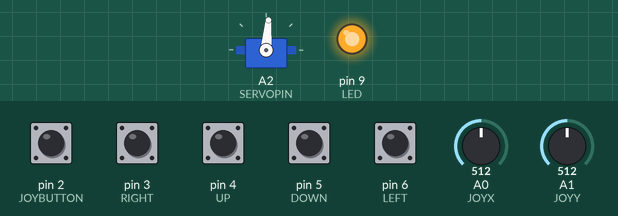
A sketch run on a simulated Arduino Uno, built with avr-gcc and run on an emulated ATmega328P. On the bench: servo, output pins drawn as LEDs (lit = HIGH). The test bench sets the inputs (shaded band); at power-on: pin 2 (JOYBUTTON), pin 3 (RIGHT), pin 4 (UP), pin 5 (DOWN), pin 6 (LEFT) HIGH, A0 (JOYX) = 512, A1 (JOYY) = 512.

Above: at 1.3 s.
1.4 s: A0 (JOYX) set to 716
At 2.5 s:
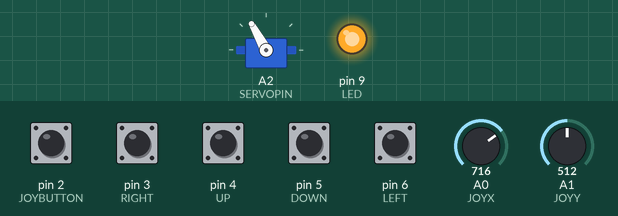
2.9 s: A0 (JOYX) set to 900
At 3.6 s:
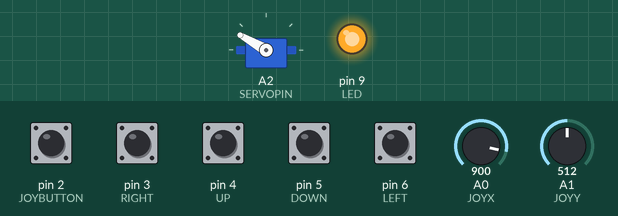
4.4 s: A0 (JOYX) set to 1023
At 4.8 s:
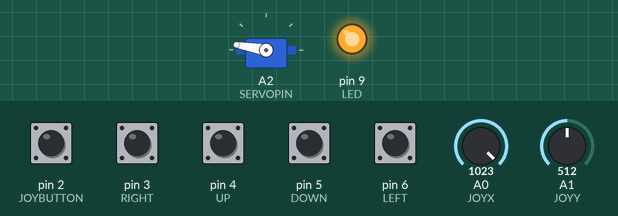
5.9 s: A0 (JOYX) set to 306
At 7.1 s:
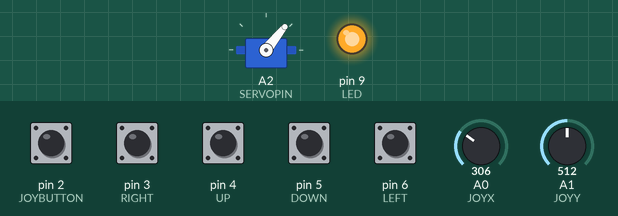
Timing chart, 0 to 8.9 s (numbered marks = the images above; inputs shaded):
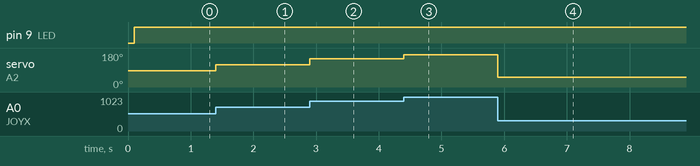

The sketch:

SERVO_TEST.ino
```cpp
#include <Servo.h>
int UP = 4;
int DOWN = 5;
int LEFT = 6;
int RIGHT = 3;
int JOYBUTTON = 2;
int JOYX = A0;
int JOYY = A1;
int LED = 9;
int SERVOPIN = A2;
Servo servo;

void setup() {
  // put your setup code here, to run once:
  pinMode(UP,INPUT_PULLUP);
  pinMode(DOWN, INPUT_PULLUP);
  pinMode(LEFT, INPUT_PULLUP);
  pinMode(RIGHT, INPUT_PULLUP);
  pinMode(JOYBUTTON, INPUT_PULLUP);
  pinMode(LED,OUTPUT);
  Serial.begin(9600);
  delay(100);
  servo.attach(SERVOPIN);
}

void loop() {
  // put your main code here, to run repeatedly:
  int x, y;
  int reading = analogRead(JOYX);
  int angle = reading / 6;
  servo.write(angle);
  digitalWrite(LED,HIGH);
  x=analogRead(JOYX);
  y=analogRead(JOYY);
  if (digitalRead(UP)==LOW) Serial.println("up");
  else if (digitalRead(DOWN)==LOW) Serial.println("down");
  else if (digitalRead(RIGHT)==LOW) Serial.println("right");
  else if (digitalRead(LEFT)==LOW) Serial.println("left");
  else if (digitalRead(JOYBUTTON)==LOW) Serial.println("JB");
 }
```

Measured:
- after the input at 1.4 s, servo on A2 (SERVOPIN): 85° → 119° at once
- after the input at 2.9 s, servo on A2 (SERVOPIN): 119° → 150° at once
- after the input at 4.4 s, servo on A2 (SERVOPIN): 150° → 170° at once
- after the input at 5.9 s, servo on A2 (SERVOPIN): 170° → 51° at once
